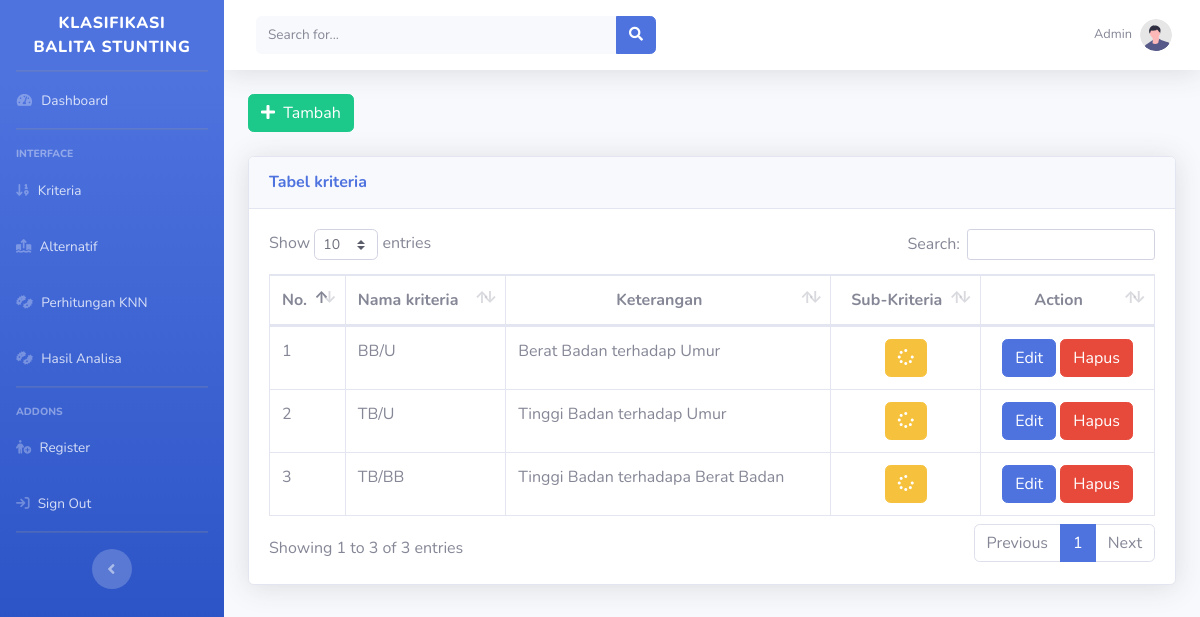
Page /admin/kriteria.php (signed in) on the earlier database version.
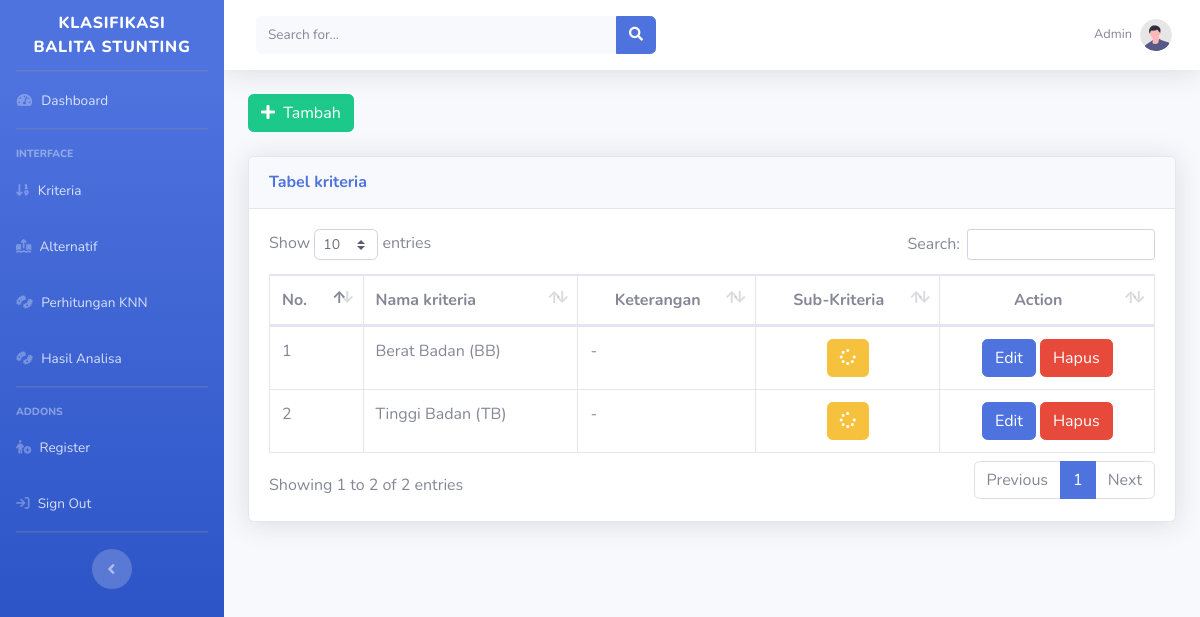
Same page on the later database version.
### tables this page shows
CREATE TABLE `tb_kriteria` (
  `id_kriteria` varchar(11) NOT NULL,
  `nama_kriteria` varchar(50) NOT NULL,
  `keterangan_kriteria` varchar(255) NOT NULL
);

### admin/kriteria.php (the view)
<?php
include 'header.php';
?>
<div>
    <a class="btn btn-success" href="kriteriaaksi.php?aksi=tambah" role="button"><i class="fa fa-plus"
            aria-hidden="true"></i>&nbsp
        Tambah</a>
</div>
<br>
<div class='card shadow mb-2'>
    <div class='card-header py-3'>
        <h6 class='m-0 font-weight-bold text-primary'>Tabel kriteria</h6>
    </div>
    <div class='card-body'>
        <div class='table-responsive'>
            <table class='table table-bordered' id='dataTable' width='100%' cellspacing='0'>
                <thead>
                    <tr>
                        <th>No.</th>
                        <th>Nama kriteria</th>
                        <th class="text-center">Keterangan</th>
                        <th class="text-center">Sub-Kriteria</th>
                        <th class="text-center">Action</th>
                    </tr>
                </thead>
                <tbody>
                    <?php
$data = mysqli_query($db, "SELECT * FROM tb_kriteria ORDER BY id_kriteria asc");
$no = 1;
while ($a = mysqli_fetch_array($data)) {
    ?>
                    <tr>
                        <td><?=$no++;?></td>
                        <td><?=$a['nama_kriteria'];?></td>
                        <td><?=$a['keterangan_kriteria'];?></td>
                        <td class="text-center">
                            <a href="subkriteria.php?id_kriteria=<?=$a['id_kriteria'];?>" class="btn btn-warning"><i
                                    class="fas fa-spinner fa-spin"></i></a>
                        </td>
                        <td class="text-center">
                            <a href="kriteriaaksi.php?id_kriteria=<?=$a['id_kriteria'];?>&aksi=ubah"
                                class="btn btn-primary">Edit</a>
                            <a href="kriteriaproses.php?id_kriteria=<?=$a['id_kriteria'];?>&proses=proseshapus"
                                class="btn btn-danger">Hapus</a>
                        </td>
                    </tr>
                    <?php
}
?>
                </tbody>
            </table>
        </div>
    </div>
</div>
</div>
<?php
include 'footer.php';
?>

### admin/header.php (shortened to what this page needs)
<!DOCTYPE html>
<html lang="en">
<head>
    <link href="../assets/template/fontawesome/css/all.css" rel="stylesheet" type="text/css">
    <link rel="stylesheet" href="../assets/template/font-awesome/css/font-awesome.css">
    <link href="https://cdn.jsdelivr.net/npm/bootstrap@5.1.3/dist/css/bootstrap.min.css" rel="stylesheet">
    <link href="../assets/template/css/sb-admin-2.css" rel="stylesheet">
    <link href="../assets/template//vendor/fontawesome-free/css/all.min.css" rel="stylesheet" type="text/css">
    <link href="../assets/template//css/sb-admin-2.min.css" rel="stylesheet">
    <link href="../assets/template//vendor/datatables/dataTables.bootstrap4.min.css" rel="stylesheet">
</head>
<body id="page-top">
    <div id="wrapper">
        <ul class="navbar-nav bg-gradient-primary sidebar sidebar-dark accordion" id="accordionSidebar">
            <a class="sidebar-brand d-flex align-items-center justify-content-center" href="dashboard.php">
                <div class="sidebar-brand-text mx-3">Klasifikasi Balita Stunting</div>
            </a>
            <hr class="sidebar-divider my-0">
            <li class="nav-item">
                <a class="nav-link" href="index.php">
                    <i class="fas fa-fw fa-tachometer-alt"></i>
                    <span>Dashboard</span></a>
            </li>
            <hr class="sidebar-divider">
            <div class="sidebar-heading">
                Interface
            </div>
            <li class="nav-item">
                <a class="nav-link" href="kriteria.php" data-target="#collapseUtilities" aria-expanded="true"
                    aria-controls="collapseUtilities">
                    <i class="fa-solid fa-arrow-down-1-9"></i>
                    <span>Kriteria</span>
                </a>
            </li>
            <li class="nav-item">
                <a class="nav-link" href="alternatif.php" data-target="#collapseUtilities" aria-expanded="true"
                    aria-controls="collapseUtilities">
                    <i class="fa-solid fa-arrow-up-from-ground-water"></i>
                    <span>Alternatif</span>
                </a>
            </li>
            <li class="nav-item">
                <a class="nav-link" href="metode.php" data-target="#collapseUtilities" aria-expanded="true"
                    aria-controls="collapseUtilities">
                    <i class="fa-solid fa-bacteria"></i>
                    <span>Perhitungan KNN</span>
                </a>
            </li>
            <li class="nav-item">
                <a class="nav-link" href="hasil.php" data-target="#collapseUtilities" aria-expanded="true"
                    aria-controls="collapseUtilities">
                    <i class="fa-solid fa-bacteria"></i>
                    <span>Hasil Analisa</span>
                </a>
            </li>
            <hr class="sidebar-divider">
            <div class="sidebar-heading">
                Addons
            </div>
            <li class="nav-item">
                <a class="nav-link" href="_halaman/regist.php">
                    <i class="fa-solid fa-person-circle-plus"></i>
                    <span>Register</span></a>
            </li>
            <li class="nav-item">
                <a class="nav-link" href="logout.php">
                    <i class="fa-solid fa-arrow-right-to-bracket"></i>
                    <span>Sign Out</span></a>
            </li>
            <hr class="sidebar-divider d-none d-md-block">
            <div class="text-center d-none d-md-inline">
                <button class="rounded-circle border-0" id="sidebarToggle"></button>
            </div>
        </ul>
        <div id="content-wrapper" class="d-flex flex-column">
            <div id="content">
                <nav class="navbar navbar-expand navbar-light bg-white topbar mb-4 static-top shadow">
                    <form
                        class="d-none d-sm-inline-block form-inline mr-auto ml-md-3 my-2 my-md-0 mw-100 navbar-search">
                        <div class="input-group">
                            <input type="text" class="form-control bg-light border-0 small" placeholder="Search for..."
                                aria-label="Search" aria-describedby="basic-addon2">
                            <div class="input-group-append">
                                <button class="btn btn-primary" type="button">
                                    <i class="fas fa-search fa-sm"></i>
                                </button>
                            </div>
                        </div>
                    </form>
                    <ul class="navbar-nav ml-auto">
                        <li class="nav-item dropdown no-arrow">
                            <a class="nav-link dropdown-toggle" href="#" id="userDropdown" role="button"
                                data-toggle="dropdown" aria-haspopup="true" aria-expanded="false">
                                <span class="mr-2 d-none d-lg-inline text-gray-600 small">Admin</span>
                                <img class="img-profile rounded-circle"
                                    src="../assets/template//img/undraw_profile.svg">
                            </a>
                        </li>
                    </ul>
                </nav>
                <div class="container-fluid">

### admin/footer.php (shortened to what this page needs)
</div>
</div>
</div>
</body>
</html>

Differences in the rows shown:
removed tb_kriteria: nama_kriteria "TB/BB", keterangan_kriteria "Tinggi Badan terhadapa Berat Badan"
changed tb_kriteria: nama_kriteria "BB/U" → "Berat Badan (BB)"; keterangan_kriteria "Berat Badan terhadap Umur" → "-"
changed tb_kriteria: nama_kriteria "TB/U" → "Tinggi Badan (TB)"; keterangan_kriteria "Tinggi Badan terhadap Umur" → "-"
Other differences:
text written by a page script: "Show entries Search: Showing 1 to 3 of 3 entries Previous 1 Next" → "Show entries Search: Showing 1 to 2 of 2 entries Previous 1 Next"
